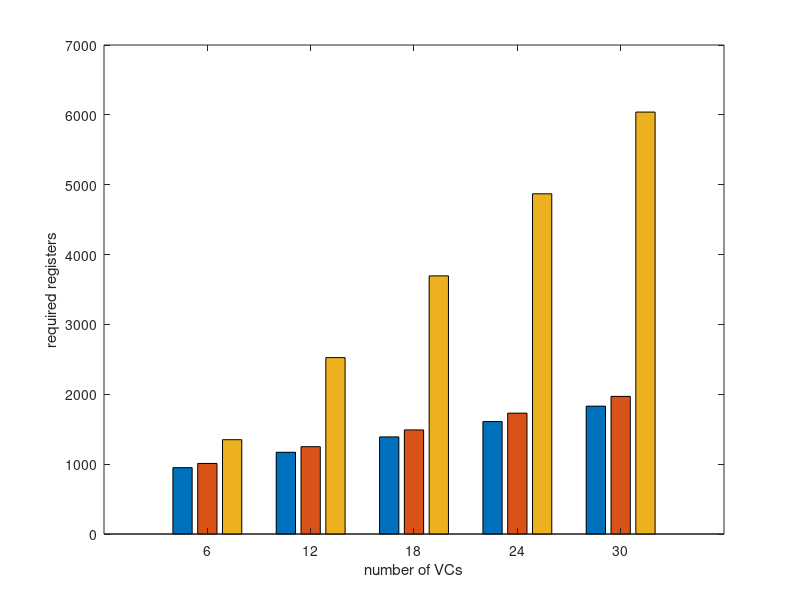

Source code (MATLAB): (Note: this script raises an error after producing the figure.)
L=8;
xOffset=0;
yOffset=0;
xCount=5;
yCount=11;



B=30;
UBS1=zeros(xCount,1);
LLS1=zeros(xCount,1);
OUR1=zeros(xCount,1);
v=6+xOffset:6:6*xCount+xOffset;

for i=1:1:xCount
    LLS1(i)=5*(B+(1+B+2*v(i))*ceil(log(B)));
    UBS1(i)=5*((v(i)+B)+(1+L*v(i))*ceil(log(B))+ceil(log(v(i)))+2*v(i)*ceil(log(L)));
    OUR1(i)=5*(B+(1+5*B/6+10*v(i)/6)*ceil(log(5*B/6))+(1+B/6+2*v(i)/6)*ceil(log(B/6)));
end

data=cat(2,cat(2,OUR1,LLS1),UBS1);
b=bar(data);

ch = get(b,'children');
set(gca,'XTickLabel',{'6','12','18','24','30'})

xlabel('number of VCs');
ylabel('required registers');
legend('our approach','linked-list','unified buffer structure',0);

print -depsc ../figures/bufcmp1.eps
close all


V=12;
UBS2=zeros(yCount,1);
LLS2=zeros(yCount,1);
OUR2=zeros(yCount,1);
b=6+yOffset:6:6*yCount+yOffset;

for j=1:1:yCount
    LLS2(j)=5*(b(j)+(1+b(j)+2*V)*ceil(log(b(j))));
    UBS2(j)=5*((V+b(j))+(1+L*V)*ceil(log(b(j)))+ceil(log(V))+2*V*ceil(log(L)));
    OUR2(j)=5*(b(j)+(1+5*b(j)/6+10*V/6)*ceil(log(5*b(j)/6))+(1+b(j)/6+2*V/6)*ceil(log(b(j)/6)));
end

data=cat(2,cat(2,OUR2,LLS2),UBS2);
b=bar(data);

ch = get(b,'children');
set(gca,'XTickLabel',{'6','12','18','24','30','36','42','48','54','60','66'})

ylabel('required registers');
xlabel('number of buffer slots per port');
legend('our approach','linked-list','unified buffer structure',0);

print -depsc ../figures/bufcmp2.eps
